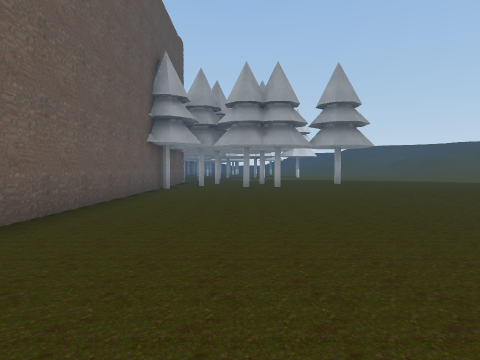
view 1 (above)

24 first-person views from a walk through a 3-D level made in the Unity game engine. The camera is 1.2 m above the floor, tilts 2° down and sees 75° across. The floor is counted in squares, 2 m on a side. Each view is taken from the middle of a square. On the plan, view 1 faces up. The plan holds only what a view shows up to about 9 squares ahead; the rest is blank. The place goes on beyond the plan. The player character is not drawn. Some surface patterns are stand-ins.

view 2
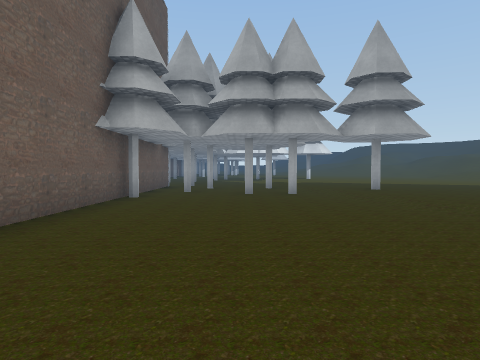

view 3
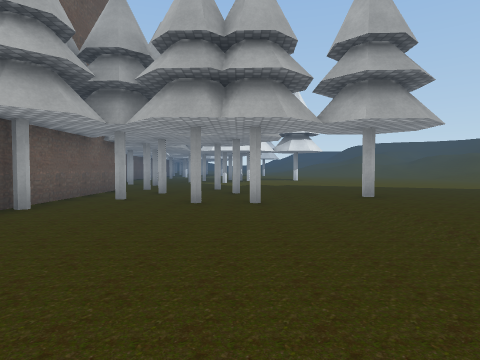

view 4
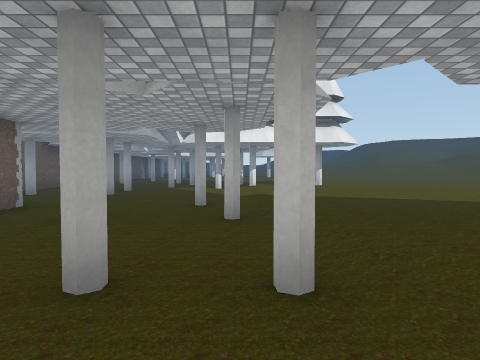

view 5
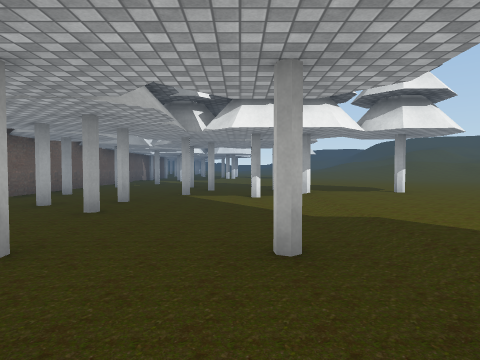

view 6
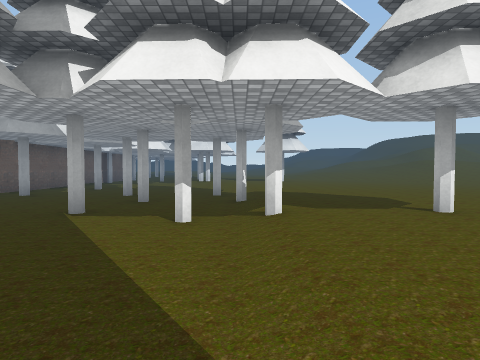

view 7
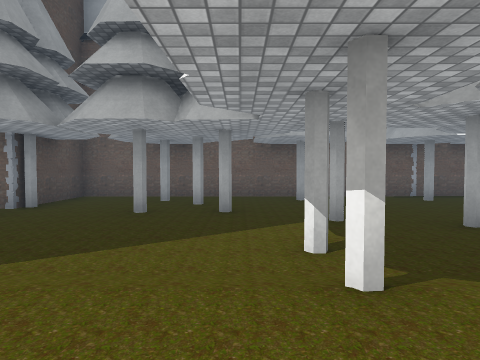

view 8
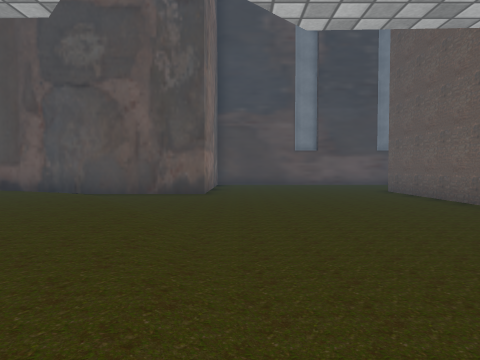

view 9
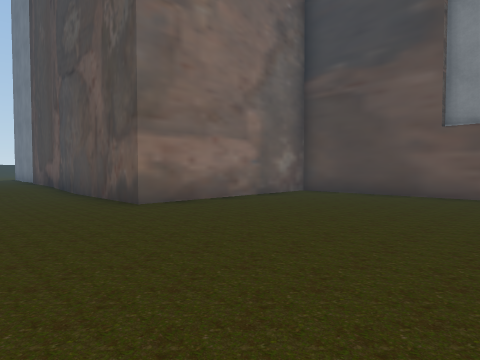

view 10
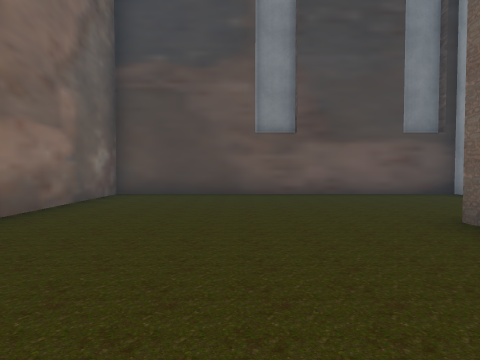

view 11
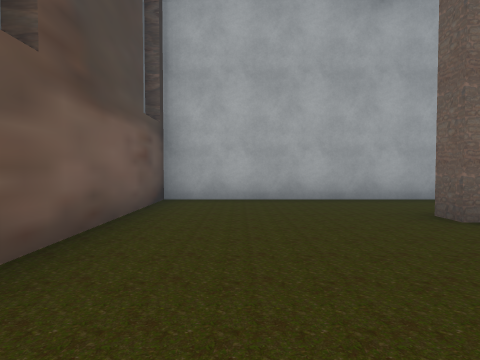

view 12
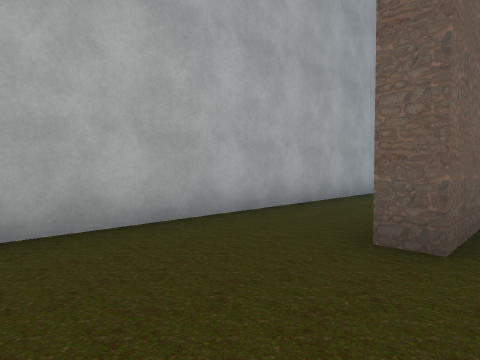

view 13
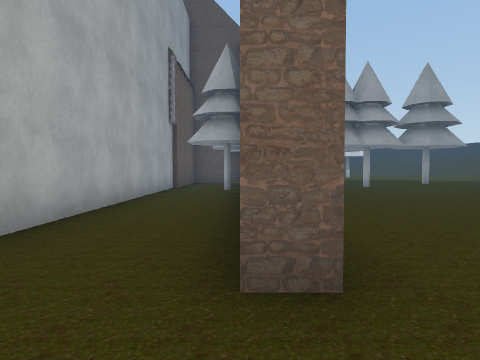

view 14
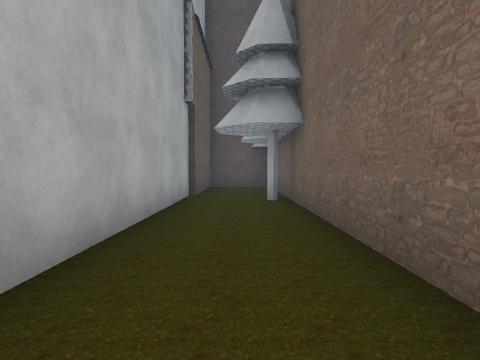

view 15
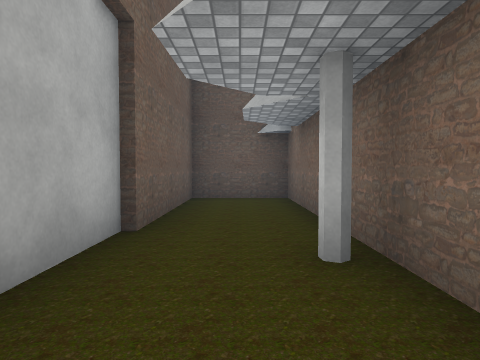

view 16
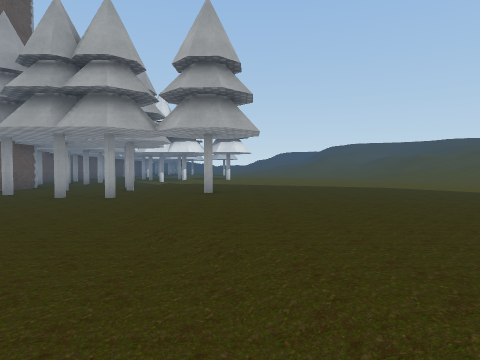

view 17
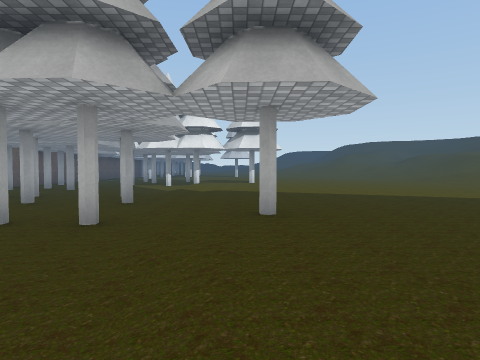

view 18
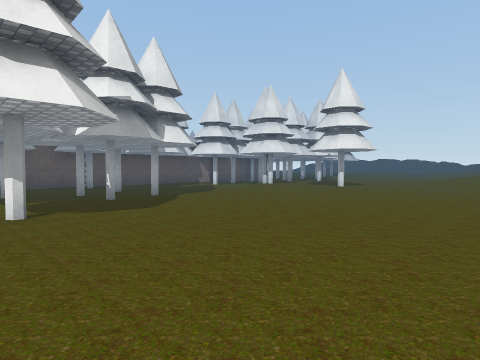

view 19
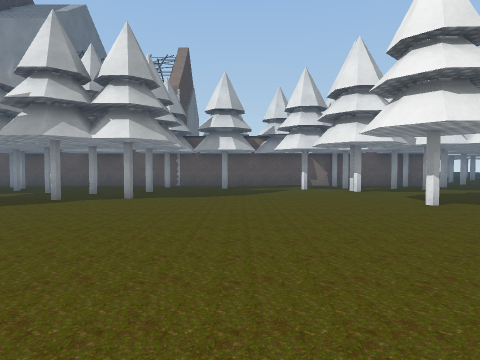

view 20
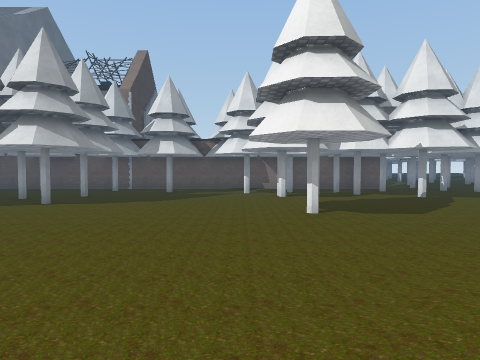

view 21
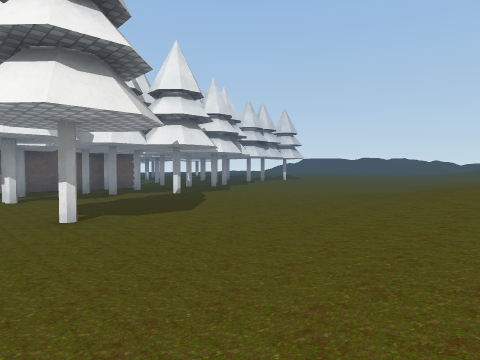

view 22
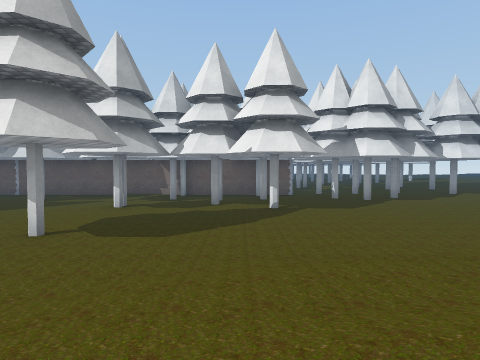

view 23
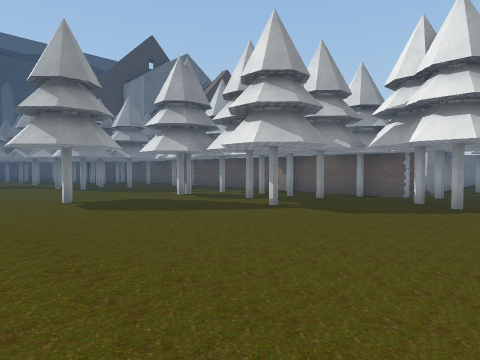

view 24
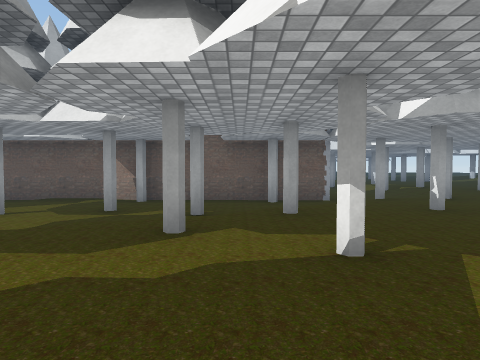

### Floor plan
Key: @ floor where view 1 was taken; # wall or solid block; x gap in a wall; . main floor; - floor 0.25 m lower than the main floor; / step, stairs or slope.
Columns run from 7 left of view 1 to 8 right of it. Each row starts with its distance up from view 1.
 37 ..   ...   //
 36 .... ......./
 35 /-//.#.....///
 34  --#.......///
 33   #/.......///
 32   #-.#.#...///
 31   #-/.......///
 30   #-//#.....///
 29   #---.......//
 28   #----...#..//
 27   #-#--.......//
 26   #- --/.......
 25   #  ---........
 24   #- ---/......
 23   #------......
 22   ##-#-#-.......
 21   #---#-#.......
 20   #-----/.......
 19   ##---x/.#.....
 18   #--#--/.......
 17   #-#---/......
 16   ##-#--/.......
 15   #-----/.......
 14   ###--#/.......
 13   #-#-#-#.......
 12   #-#----.......
 11   #-#--x//#.....
 10   #-#----/......
  9   #-#-----......
  8   #-#-----.....
  7   #-#-----/....
  6   #-#------/..
  5   #-#------/...
  4   #-#-------/...
  3   #-#--------/..
  2   #-#-----######
  1   #-------#
  0   #----@--#
 -1   #-------#
 -2   #-------#
 -3   #########

Positions as (right, up) in squares from view 1, and headings:
1: (0, 0), facing up
2: (0, 3), facing up
3: (1, 5), facing up
4: (1, 9), facing up
5: (0, 12), facing up
6: (1, 15), facing up
7: (3, 18), facing left
8: (2, 11), facing down
9: (-2, 5), facing down-right
10: (0, 5), facing down
11: (1, -1), facing left
12: (-2, -1), facing up-left
13: (-3, 0), facing up
14: (-4, 3), facing up
15: (-4, 7), facing up
16: (4, 4), facing up
17: (3, 7), facing up
18: (8, 18), facing up-left
19: (8, 25), facing left
20: (8, 27), facing left
21: (7, 27), facing up-left
22: (7, 31), facing left
23: (5, 36), facing down-left
24: (2, 31), facing left
